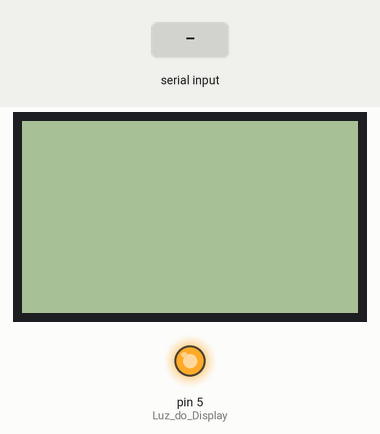
A sketch run on a simulated Arduino Uno, built with avr-gcc and run on an emulated ATmega328P. On the bench: 84×48 one-colour display, output pins drawn as LEDs (lit = HIGH). The inputs (shaded band) are chosen by the test bench.

Above: at 1.2 s.
1.3 s: "0\n" received over Serial
At 2.9 s:
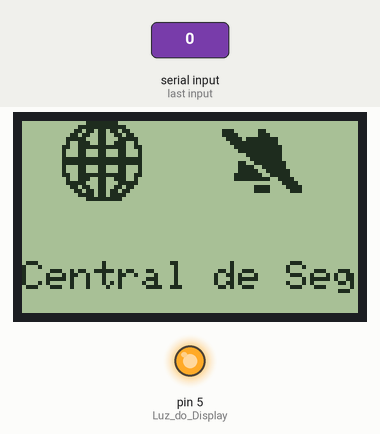
3.8 s: "90,45,200\n" received over Serial
At 5.4 s:
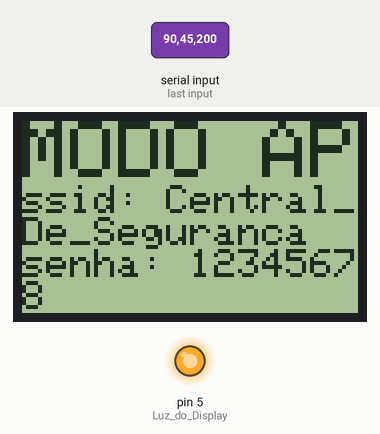
6.3 s: "0\n" received over Serial
At 7.32 s:
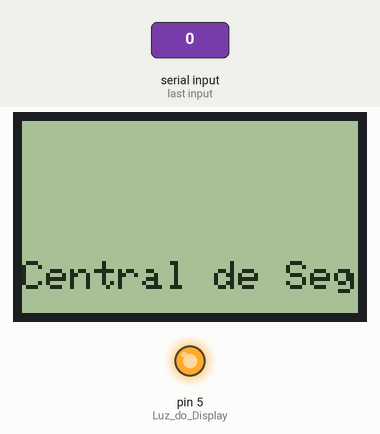
8.8 s: "30,150,10\n" received over Serial
At 10.4 s:
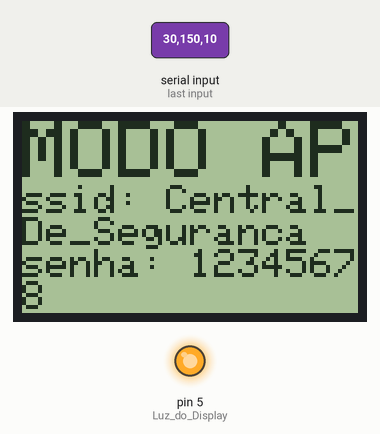
Timing chart, 0 to 11.9 s (numbered marks = the images above; inputs shaded):
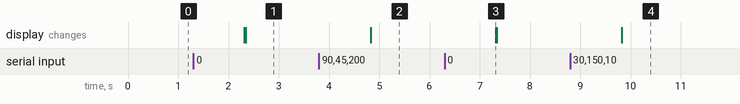

Measured:
- after the input at 1.3 s, the display: first changes after 1.0 s (image 1 shows a later state)
- after the input at 3.8 s, the display: changes after 1.0 s (image 2)
- after the input at 6.3 s, the display: changes after 1.0 s (image 3)
- after the input at 8.8 s, the display: changes after 1.0 s (image 4)

The sketch:

ArduinoDisplay.ino
```cpp
/*
    ArduinoDisplay.ino - Código pertencente ao projeto da matéria de Oficinas de Integração 1
    Projeto - Central de Segurança Residencial
    Equipe 20 - Rafael Eijy Ishikawa Rasoto, Gabriel Spadafora e Nicolas Riuichi Oda.
*/

#include <SPI.h>
#include <Adafruit_GFX.h>
#include <Adafruit_PCD8544.h>

Adafruit_PCD8544 display = Adafruit_PCD8544(8,9,10,11,12);

static const unsigned char PROGMEM wifi_ok[] =
{
  0x00, 0x00, 0x00, 0x03, 0xfc, 0x00, 0x0f, 0xfe, 0x00, 0x1f, 0xff, 0x80, 0x3e, 0x0f, 0xc0, 0x78,
  0x03, 0xe0, 0x70, 0x01, 0xe0, 0x61, 0xf8, 0xc0, 0x07, 0xfc, 0x00, 0x0f, 0xff, 0x00, 0x1f, 0x1f,
  0x00, 0x0c, 0x06, 0x00, 0x00, 0x40, 0x00, 0x00, 0xe0, 0x00, 0x01, 0xf0, 0x00, 0x01, 0xf0, 0x00,
  0x01, 0xf0, 0x00, 0x00, 0xf0, 0x00, 0x00, 0x60, 0x00, 0x00, 0x00, 0x00
};

static const unsigned char PROGMEM wifi_nok[] =
{
  0x00, 0x00, 0x00, 0x20, 0x00, 0x00, 0x70, 0xf0, 0x00, 0x7b, 0xfe, 0x00, 0x3f, 0xff, 0xc0, 0x7f,
  0xff, 0xe0, 0xff, 0x7f, 0xf0, 0xff, 0x83, 0xf0, 0x73, 0xc0, 0xe0, 0x27, 0xfe, 0x40, 0x0f, 0xff,
  0x00, 0x0f, 0xfb, 0x00, 0x07, 0xbe, 0x00, 0x02, 0x1e, 0x00, 0x00, 0x6f, 0x00, 0x00, 0xf7, 0x80,
  0x01, 0xfb, 0x00, 0x00, 0xf0, 0x00, 0x00, 0x60, 0x00, 0x00, 0x00, 0x00
};

static const unsigned char PROGMEM no_wifi[] =
{
  0x03, 0xfc, 0x00, 0x0f, 0xff, 0x00, 0x1b, 0x6d, 0x80, 0x36, 0x66, 0xc0, 0x7c, 0x63, 0xe0, 0x4e,
  0x67, 0x20, 0xcf, 0xff, 0x30, 0x8c, 0x63, 0x10, 0x8c, 0x63, 0x10, 0xff, 0xff, 0xf0, 0xff, 0xff,
  0xf0, 0x8c, 0x63, 0x10, 0x8c, 0x63, 0x10, 0xcf, 0xff, 0x30, 0x4e, 0x67, 0x20, 0x7c, 0x63, 0xe0,
  0x36, 0x66, 0xc0, 0x1b, 0x6d, 0x80, 0x0f, 0x6f, 0x00, 0x03, 0xfe, 0x00
};

static const unsigned char PROGMEM com_alarme[] =
{
  0x10, 0x00, 0x80, 0x3a, 0x05, 0xc0, 0x7e, 0x07, 0xe0, 0x39, 0xf9, 0xc0, 0x3b, 0xfe, 0xc0, 0x36,
  0x06, 0xc0, 0x0c, 0x03, 0x00, 0x0c, 0x03, 0x00, 0x0c, 0x03, 0x00, 0x0c, 0x03, 0x00, 0x0c, 0x03,
  0x00, 0x08, 0x01, 0x80, 0x18, 0x01, 0x80, 0x30, 0x00, 0xc0, 0x38, 0x01, 0xc0, 0x1f, 0xff, 0x80,
  0x0f, 0xff, 0x00, 0x01, 0x98, 0x00, 0x01, 0xf8, 0x00, 0x00, 0x60, 0x00
};

static const unsigned char PROGMEM sem_alarme[] =
{
  0x00, 0x00, 0x00, 0x00, 0x00, 0x00, 0xe0, 0x60, 0x00, 0xf0, 0x70, 0x00, 0x7b, 0xfc, 0x00, 0x3f,
  0xfc, 0x00, 0x1f, 0xfe, 0x00, 0x0f, 0xfe, 0x00, 0x03, 0xfe, 0x00, 0x01, 0xfe, 0x00, 0x0c, 0xff,
  0x00, 0x0f, 0x3f, 0x00, 0x0f, 0x9f, 0x80, 0x1f, 0xcf, 0x80, 0x1f, 0xf3, 0xc0, 0x00, 0x01, 0xe0,
  0x00, 0xf0, 0xf0, 0x00, 0xf0, 0x70, 0x00, 0x00, 0x00, 0x00, 0x00, 0x00
};

static const unsigned char PROGMEM dispara_alarme[] =
{
  0x00, 0x00, 0x00, 0x00, 0x00, 0x00, 0x00, 0x00, 0x00, 0x00, 0x00, 0x00, 0x7e, 0x00, 0x00, 0x00,
  0x00, 0xff, 0x00, 0x00, 0x00, 0x01, 0xff, 0x80, 0x00, 0x00, 0x01, 0xc3, 0x80, 0x00, 0x00, 0x03,
  0xc3, 0xc0, 0x00, 0x00, 0x03, 0x81, 0xc0, 0x00, 0x00, 0x07, 0x81, 0xe0, 0x00, 0x00, 0x0f, 0x00,
  0xf0, 0x00, 0x00, 0x0f, 0x00, 0xf0, 0x00, 0x00, 0x1e, 0x00, 0x78, 0x00, 0x00, 0x1e, 0x00, 0x38,
  0x00, 0x00, 0x3c, 0x00, 0x3c, 0x00, 0x00, 0x38, 0x18, 0x1c, 0x00, 0x00, 0x78, 0x18, 0x1e, 0x00,
  0x00, 0x70, 0x18, 0x0e, 0x00, 0x00, 0xf0, 0x18, 0x07, 0x00, 0x01, 0xe0, 0x18, 0x07, 0x80, 0x01,
  0xc0, 0x18, 0x03, 0x80, 0x03, 0xc0, 0x18, 0x03, 0xc0, 0x03, 0x80, 0x18, 0x01, 0xc0, 0x07, 0x80,
  0x18, 0x01, 0xe0, 0x0f, 0x00, 0x18, 0x00, 0xf0, 0x0f, 0x00, 0x18, 0x00, 0xf0, 0x1e, 0x00, 0x18,
  0x00, 0x78, 0x1c, 0x00, 0x00, 0x00, 0x38, 0x3c, 0x00, 0x18, 0x00, 0x3c, 0x38, 0x00, 0x3c, 0x00,
  0x1c, 0x78, 0x00, 0x3c, 0x00, 0x1e, 0xf0, 0x00, 0x1c, 0x00, 0x0f, 0xe0, 0x00, 0x00, 0x00, 0x07,
  0xe0, 0x00, 0x00, 0x00, 0x07, 0xe0, 0x00, 0x00, 0x00, 0x07, 0xe0, 0x00, 0x00, 0x00, 0x07, 0xff,
  0xff, 0xff, 0xff, 0xff, 0x7f, 0xff, 0xff, 0xff, 0xfe, 0x3f, 0xff, 0xff, 0xff, 0xfc, 0x00, 0x00,
  0x00, 0x00, 0x00, 0x00, 0x00, 0x00, 0x00, 0x00
};


void mostrarModoAP()
{
  /*Refazer proporcionalidade na tela e rever informações*/
  display.setCursor(0,0);
  display.setTextSize(2);
  display.println("MODO AP");
  display.setTextSize(0.5);
  display.println("ssid: Central_De_Seguranca");
  display.println("senha: 12345678");
  display.println("link: 192.168.4.1");
  display.display();
}

void mostrarDisparo()
{
  display.drawBitmap(25,0, dispara_alarme, 40, 40, 1);
  display.setCursor(20,40);
  display.setTextSize(0.2);
  display.println("!Alarme!");
  display.display();
}

void mostrarNomeProjeto()
{
  display.setCursor(0,35);
  display.setTextSize(0.2);
  display.println ("Central de Seg");
  display.display();
}

void mostrarAlarmeAtivado()
{
  /*Alarme ativado*/
    display.setCursor(40,0);
    display.drawBitmap(50, 0, com_alarme, 20, 20, 1);
    display.display();
}

void mostrarAlarmeDesativado()
{
  /*Alarme desativado*/
    display.setCursor(40,0);
    display.drawBitmap(50, 0, sem_alarme, 20, 20, 1);
    display.display();
}

  /*WiFi*/

void mostrarNetOK()
{
    /*Wifi OK*/
      display.setCursor(0,0);
      display.drawBitmap(10, 0, wifi_ok, 20, 20, 1);
      display.display();
}

void mostrarNetNOK()
{
    /*Wifi NOK*/
      display.setCursor(0,0);
      display.drawBitmap(10, 0, wifi_nok, 20, 20, 1);
      display.display();
}

void mostrarSemWifi()
{
    /*Sem Wifi*/
      display.setCursor(0,0);
      display.drawBitmap(10, 0, no_wifi, 20, 20, 1);
      display.display();
}


void setup()
{
    display.begin();
    display.setContrast(50);
    pinMode(5, OUTPUT); // Luz do Display
    digitalWrite(5, HIGH);
    Serial.begin(9600);
}

void loop()
{
    /*1. MODO AP - priotario*/
    /*2. DisparoAlarme - prioritario*/
    /*3. NomeProjeto + StatusWifi + MostrarAlarme - flexivel*/
    /*ModoAP:DisparoAlarme:Alarme:Wifi*/
    while(Serial.available()){
      String mensagem = Serial.readString();

    int modoAP = mensagem.substring(0,1).toInt();

    int disparoAlarme = mensagem.substring(2,3).toInt();

    int alarme = mensagem.substring(4,5).toInt();

    int wifi = mensagem.substring(6).toInt();

    display.clearDisplay();

    if(modoAP){
        mostrarModoAP();
        break;
    }

    else if(disparoAlarme){
        mostrarDisparo();
        break;
    }

    mostrarNomeProjeto();

    if(alarme){
        mostrarAlarmeAtivado();
    }else{
        mostrarAlarmeDesativado();
    }

    if(wifi == 0){
        mostrarSemWifi();
    }else if(wifi == 1){
        mostrarNetNOK();
    }else{
        mostrarNetOK();
    }
    }


}
```
